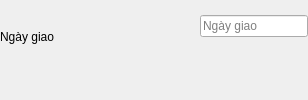
                            <widget class="QWidget" name="widget_11" native="true">
                             <layout class="QVBoxLayout" name="verticalLayout_28">
                              <property name="spacing">
                               <number>0</number>
                              </property>
                              <property name="leftMargin">
                               <number>0</number>
                              </property>
                              <property name="topMargin">
                               <number>0</number>
                              </property>
                              <property name="rightMargin">
                               <number>0</number>
                              </property>
                              <property name="bottomMargin">
                               <number>0</number>
                              </property>
                              <item>
                               <widget class="QWidget" name="widget_22" native="true">
                                <layout class="QHBoxLayout" name="horizontalLayout_23">
                                 <property name="spacing">
                                  <number>0</number>
                                 </property>
                                 <property name="leftMargin">
                                  <number>0</number>
                                 </property>
                                 <property name="topMargin">
                                  <number>0</number>
                                 </property>
                                 <property name="rightMargin">
                                  <number>0</number>
                                 </property>
                                 <property name="bottomMargin">
                                  <number>0</number>
                                 </property>
                                 <item>
                                  <layout class="QHBoxLayout" name="formInput_10">
                                   <property name="spacing">
                                    <number>0</number>
                                   </property>
                                   <property name="topMargin">
                                    <number>0</number>
                                   </property>
                                   <item alignment="Qt::AlignTop">
                                    <widget class="QWidget" name="widget_16" native="true">
                                     <property name="minimumSize">
                                      <size>
                                       <width>200</width>
                                       <height>0</height>
                                      </size>
                                     </property>
                                     <property name="maximumSize">
                                      <size>
                                       <width>200</width>
                                       <height>16777215</height>
                                      </size>
                                     </property>
                                     <layout class="QHBoxLayout" name="horizontalLayout_16">
                                      <property name="spacing">
                                       <number>0</number>
                                      </property>
                                      <property name="leftMargin">
                                       <number>0</number>
                                      </property>
                                      <property name="topMargin">
                                       <number>30</number>
                                      </property>
                                      <property name="rightMargin">
                                       <number>0</number>
                                      </property>
                                      <property name="bottomMargin">
                                       <number>0</number>
                                      </property>
                                      <item>
                                       <widget class="QLabel" name="label_12">
                                        <property name="text">
                                         <string>Ngày giao</string>
                                        </property>
                                       </widget>
                                      </item>
                                     </layout>
                                    </widget>
                                   </item>
                                   <item alignment="Qt::AlignTop">
                                    <widget class="QWidget" name="widget_23" native="true">
                                     <property name="maximumSize">
                                      <size>
                                       <width>16777215</width>
                                       <height>16777215</height>
                                      </size>
                                     </property>
                                     <layout class="QVBoxLayout" name="verticalLayout_26">
                                      <property name="spacing">
                                       <number>0</number>
                                      </property>
                                      <property name="leftMargin">
                                       <number>0</number>
                                      </property>
                                      <property name="topMargin">
                                       <number>15</number>
                                      </property>
                                      <property name="rightMargin">
                                       <number>0</number>
                                      </property>
                                      <property name="bottomMargin">
                                       <number>0</number>
                                      </property>
                                      <item>
                                       <widget class="QWidget" name="widget_32" native="true">
                                        <layout class="QVBoxLayout" name="verticalLayout_27">
                                         <property name="spacing">
                                          <number>0</number>
                                         </property>
                                         <property name="leftMargin">
                                          <number>0</number>
                                         </property>
                                         <property name="topMargin">
                                          <number>0</number>
                                         </property>
                                         <property name="rightMargin">
                                          <number>0</number>
                                         </property>
                                         <property name="bottomMargin">
                                          <number>0</number>
                                         </property>
                                         <item>
                                          <layout class="QHBoxLayout" name="horizontalLayout_32">
                                           <property name="spacing">
                                            <number>15</number>
                                           </property>
                                           <property name="bottomMargin">
                                            <number>0</number>
                                           </property>
                                           <item>
                                            <widget class="QLineEdit" name="manufacture_date_le_2">
                                             <property name="cursor">
                                              <cursorShape>PointingHandCursor</cursorShape>
                                             </property>
                                             <property name="readOnly">
                                              <bool>true</bool>
                                             </property>
                                             <property name="placeholderText">
                                              <string>Ngày giao</string>
                                             </property>
                                            </widget>
                                           </item>
                                          </layout>
                                         </item>
                                        </layout>
                                       </widget>
                                      </item>
                                      <item>
                                       <widget class="QLabel" name="error_manufacture_date_2">
                                        <property name="text">
                                         <string/>
                                        </property>
                                       </widget>
                                      </item>
                                     </layout>
                                    </widget>
                                   </item>
                                  </layout>
                                 </item>
                                </layout>
                               </widget>
                              </item>
                             </layout>
                            </widget>
